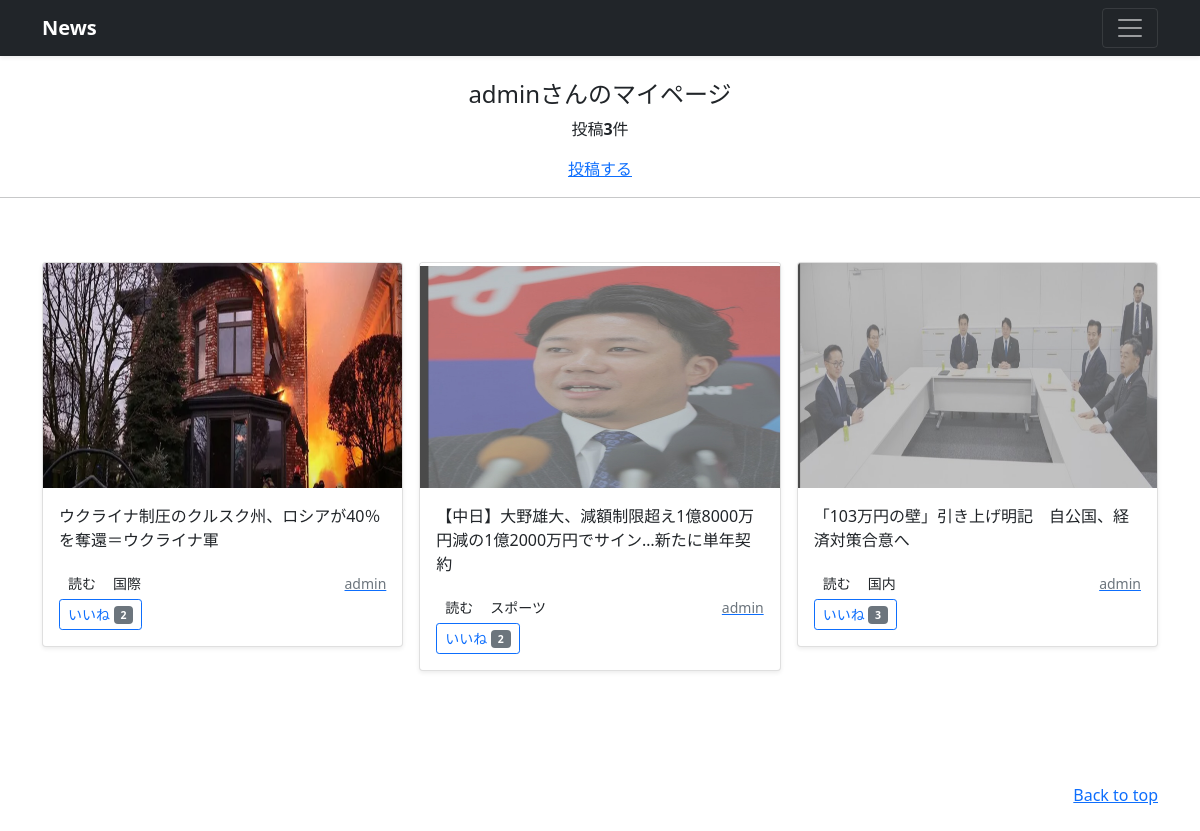
Screenshot of /mypage/ (signed in) with the database file from the repository.
### accounts/models.py (models this page shows)
class CustomUser(AbstractUser):
    pass

### news/models.py (models this page shows, shortened)
class NewsPost(models.Model):
    user = models.ForeignKey(
        CustomUser,
        verbose_name='ユーザー',
        on_delete=models.CASCADE
        )
    category=models.ForeignKey(
        Category,
        verbose_name='カテゴリ',
        on_delete=models.PROTECT
        )
    title = models.CharField(
        verbose_name='タイトル',
        max_length=200
        )
    comment = models.TextField(
        verbose_name='コメント',
        )
    image1 = models.ImageField(
        verbose_name='イメージ１',
        upload_to = 'news'
        )
    image2 = models.ImageField(
        verbose_name='イメージ２',
        upload_to='news',
        blank=True,
        null=True
        )
    posted_at = models.DateTimeField(
        verbose_name='投稿日時',
        auto_now_add=True
        )

class Category(models.Model):
    title = models.CharField(
        verbose_name='カテゴリ',
        max_length=20)

### news/views.py (the view)
# urls.py: path('mypage/', views.MypageView.as_view(), name = 'mypage'),
class MypageView(ListView):
    template_name = 'mypage.html'
    paginate_by = 9
    def get_queryset(self):
        queryset = NewsPost.objects.filter(
            user=self.request.user).order_by('-posted_at')
        return queryset

### news/templates/mypage.html (shortened to what this page needs)
{% extends 'base.html' %}
    {% block contents %}
    {% if user.is_authenticated %}
        <br>
        <div style="text-align: center">
            <h4>{{user.username}}さんのマイページ</h4>
            {% if object_list.count == 0 %}
                <p>{{user.username}}さんの投稿はありません</p>
            {% else %}
                <p>投稿<strong>{{object_list.count}}</strong>件</p>
            {% endif %}
            <a href="{% url 'news:post' %}">投稿する</a>
        </div>
        <hr>
    {% endif %}
    {% include "news_list.html" %}
    {% endblock %}

### news/templates/base.html (shortened to what this page needs)
{% load static %}
<!doctype html>
<html lang="en">
  <head>
    <link href="https://cdn.jsdelivr.net/npm/bootstrap@5.0.2/dist/css/bootstrap.min.css"
          rel="stylesheet"
>
  </head>
  <body>
    <header>
      <div class="navbar navbar-dark bg-dark shadow-sm">
        <div class="container">
          <a href="{% url 'news:index' %}"
             class="navbar-brand d-flex align-items-center">
            <strong>News</strong>
          </a>
          <button class="navbar-toggler"
                  type="button"
                  data-bs-toggle="collapse"
                  data-bs-target="#navbarHeader"
                  aria-controls="navbarHeader"
                  aria-expanded="false"
                  aria-label="Toggle navigation">
            <span class="navbar-toggler-icon"></span>
          </button>
        </div>
      </div>
    </header>
    <main>
      {% block contents %}{% endblock %}
    <footer class="text-muted py-5">
      <div class="container">
        <p class="float-end mb-1">
          <a href="{% url 'news:index' %}">Back to top</a>
        </p>
      </div>
    </footer>
  </body>
</html>

### news/templates/news_list.html (shortened to what this page needs)
{% load static %}
  <div class="album py-5 bg-body-tertiary">
    <div class="container">
      <div class="row row-cols-1 row-cols-sm-2 row-cols-md-3 g-3">
        {% for record in object_list %}
        <div class="col">
          <div class="card shadow-sm">
            <img src="{{ record.image1.url }}"
              class="bd-placeholder-img card-img-top"
              width="100%" height="225"
              xmlns="http://www.w3.org/2000/svg"
              role="img" aria-label="Placeholder: Thumbnail"
              preserveAspectRatio="xMidYMid slice"
              focusable="false">
              <rect width="100%" height="100%" fill="#55595c"/>
            <div class="card-body">
              <p class="card-text">
                {{record.title}}
              </p>
              <div class="d-flex justify-content-between align-items-center">
                <div class="btn-group">
                  <button type="button"
                          class="btn btn-sm btn-outlins-secondary"
onclick="location.href='{% url 'news:news_detail' record.pk %}'">
                            読む</button>
                  <button type="button"
                          class="btn btn-sm btn-outlins-secondary"
onclick="location.href='{% url 'news:news_cat' category=record.category.id %}'">
                          {{record.category.title}}</button>
                        </body>
                      </html>
                </div>
                <a href="{% url 'news:user_list' user=record.user.id %}">
                  <small class="text-muted">
                    {{record.user.username}}</small>
                </a>
              </div>
              {% if user.is_authenticated %}
                <form method="POST" action="{% url 'news:like_post' record.pk %}">
                  <button type="submit" class="btn btn-sm btn-outline-primary">
                    いいね <span class="badge bg-secondary">{{ record.likes.count }}</span>
                  </button>
                </form>
                {% endif %}
            </div>
          </div>
        </div>
        {% endfor %}

### news/templates/base.html (style rules this page uses)
.bd-placeholder-img { font-size: 1.125rem; text-anchor: middle; -webkit-user-select: none; -moz-user-select: none; user-select: none; }

### rows the page displays
CustomUser: username "admin"
NewsPost: image1 (picture), title "ウクライナ制圧のクルスク州、ロシアが40％を奪還＝ウクライナ軍", category "国際", user.username "admin", likes.count "2"
NewsPost: image1 (picture), title "【中日】大野雄大、減額制限超え1億8000万円減の1億2000万円でサイン…新たに単年契約", category "スポーツ", user.username "admin", likes.count "2"
NewsPost: image1 (picture), title "「103万円の壁」引き上げ明記 自公国、経済対策合意へ", category "国内", user.username "admin", likes.count "3"

### other values shown
{{ object_list.count }} "3"
